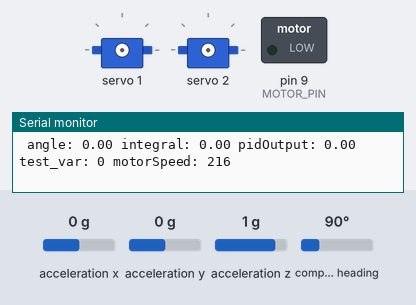
Bench run of a sketch on a simulated Arduino Uno, built with avr-gcc and run on an emulated ATmega328P. On the bench: 2 × servo, switched loads named in the sketch (green lamp = pin HIGH), the last lines printed to the serial monitor. The inputs (shaded band) are chosen by the test bench; at power-on: acceleration x 0 g, acceleration z 1 g, acceleration y 0 g, compass heading 90°.

Above: at 5.2 s.
5.3 s: acceleration x set to -1.4 g
At 5.47 s:
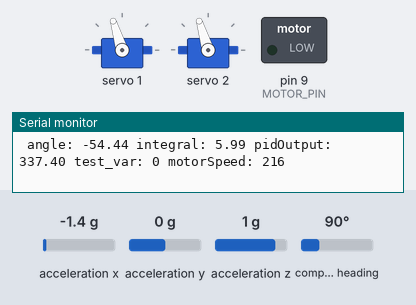
At 8.1 s:
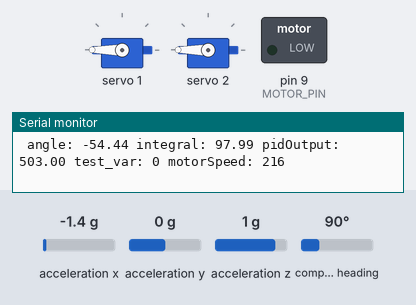
8.3 s: acceleration x set to 0.1 g
At 10.63 s:
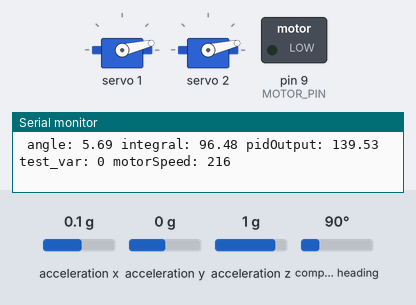
11.3 s: acceleration x set to -0.1 g
At 12.85 s:
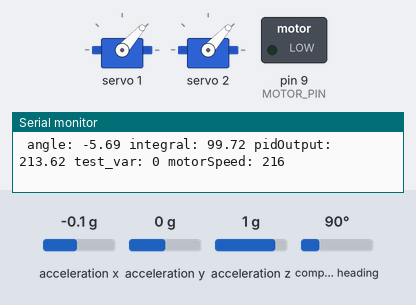
14.3 s: acceleration z set to -0.8 g
17.3 s: acceleration y set to -0.8 g
20.3 s: acceleration y set to 0 g
Timing chart, 0 to 24.3 s (numbered marks = the images above; inputs shaded):
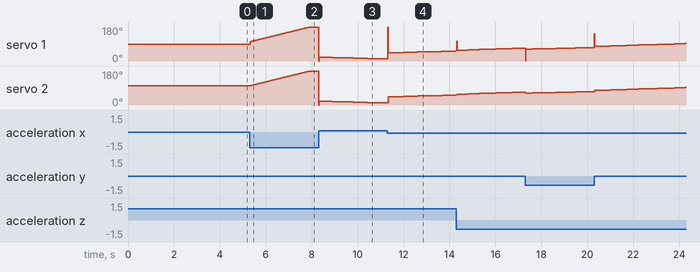

Measured:
- after the input at 5.3 s, servo 1: moves from 90° to 180° over 2.6 s, starting at once; servo 2: moves from 103° to 180° over 2.5 s, starting after 0.07 s

The sketch:

mip_mode.ino
```cpp
#include <Wire.h>
#include <Adafruit_Sensor.h>
#include <Adafruit_BNO055.h>
#include <utility/imumaths.h>
#include <Servo.h>
#include <Adafruit_PWMServoDriver.h>


#define MOTOR_PIN 9 // Example pin for motor control

// Define PID constants
#define KP 6.0  //try starting at 0.1
#define KI 1.8  //make sure KI is very small because integrating 100 times per second. 0.005
#define KD 0.7

// Define setpoint (desired angle)
#define SETPOINT 0.0

// Define variables
double angle, error, lastError, integral, derivative, output;
double max_input, min_input, loop_time, max_error, min_pidOutput, max_pidOutput;

int test_var = 0;

Adafruit_BNO055 bno = Adafruit_BNO055(55, 0x28, &Wire);
//Servo ESC;     // create servo object to control the ESC
Adafruit_PWMServoDriver pwmBR = Adafruit_PWMServoDriver();
Adafruit_PWMServoDriver pwmBL = Adafruit_PWMServoDriver();

// Create PID controller
double calculatePID(double input) {
  // Calculate error
  error = SETPOINT - input;

  // Proportional term
  double proportional = KP * error;

  // Integral term
  if(abs(integral) <= 200)
    integral += error * 0.01;
  double integralTerm = KI * integral;

  // Derivative term
  derivative = (error - lastError) / 0.01;
  double derivativeTerm = KD * derivative;

  // Calculate output
  output = proportional + integralTerm + derivativeTerm;

  // Save error for next iteration
  lastError = error;

  return output;
}

void setup() {
  //ESC.attach(9,1000,2000); // (pin, min pulse width, max pulse width in microseconds)
  pwmBR.begin();
  pwmBR.setPWMFreq(50); //maximum is 1600
  pwmBL.begin();
  pwmBL.setPWMFreq(50);

  Serial.begin(115200);
  //ESC.write(0);
  pwmBR.setPWM(1, 0, 0);
  pwmBL.setPWM(2, 0, 0);
  delay(4000);

  integral = 0;

  // Define the range of input values to the PID controller
  max_input = 88.0;  // Maximum observed input value
  min_input = -39; // Minimum observed input value

  // Define the loop time (in milliseconds)
  loop_time = 10.0; // Time between consecutive PID calculations (10 milliseconds in my case)

  // Calculate the maximum possible error
  max_error = (max_input - min_input) / (2 * (KP + KI / (loop_time / 1000.0) + KD * (loop_time / 1000.0)));

  // Calculate the minimum and maximum possible values of pidOutput
  min_pidOutput = SETPOINT - max_error;
  max_pidOutput = SETPOINT + max_error;

  // Initialize motor pin
  pinMode(MOTOR_PIN, OUTPUT);

  // Initialize IMU
  Wire.begin();
  bno.begin();
  bno.setExtCrystalUse(true);

  //ESC.write(37);
  //delay(10000);
}

void loop() {
  // Read IMU data
  sensors_event_t event;
  bno.getEvent(&event);
  angle = event.orientation.y; // y-axis which is long length of sensor from top view

  // Calculate PID
  double pidOutput = calculatePID(angle);
  //Serial.print("pidOutput: ");
  //Serial.println(pidOutput);
  Serial.print(" angle: ");
  Serial.print(angle);

  // Adjust motor speed or position based on PID output
  // Example: Motor speed control
//  int motorSpeed = map(pidOutput, -180, 180, -255, 255); // Adjust mapping according to your motor's specifications
  //int motorSpeed = map(pidOutput, 0, 1023, -180, 180); // Adjust mapping according to your motor's specifications
  int motorSpeed = map(pidOutput, min_pidOutput, max_pidOutput, 217, 436); // -84 is the highest observed value when arm is straight up
  //potentially map to 35, not 0.0.

  //217 and 436???

  Serial.print(" integral: ");
  Serial.print(integral);
  Serial.print(" pidOutput: ");
  Serial.print(pidOutput);
  Serial.print(" test_var: ");
  Serial.print(test_var);
  Serial.print(" motorSpeed: ");
  Serial.println(motorSpeed);
  //analogWrite(MOTOR_PIN, abs(motorSpeed));
  //if(motorSpeed <= 80)
  //  ESC.write(motorSpeed);
  //else
  //  ESC.write(80);

  //ESC.write(pidOutput);

  //if(test_var < 260) test_var = test_var + 1;
  pwmBR.setPWM(1, 0, pidOutput);
  pwmBL.setPWM(2, 0, pidOutput);
  //lowest value to send is 217, middle is 327, max is 436
  //will want to write motorspeed

  // Delay for stability
  delay(loop_time);

  //resting speed was motorSpeed = 68
  //Moving past y angle 0, we want motorSpeed = 68
  //need to synchronize powering ESC and turning on of Arduino
}


//EOF
```
